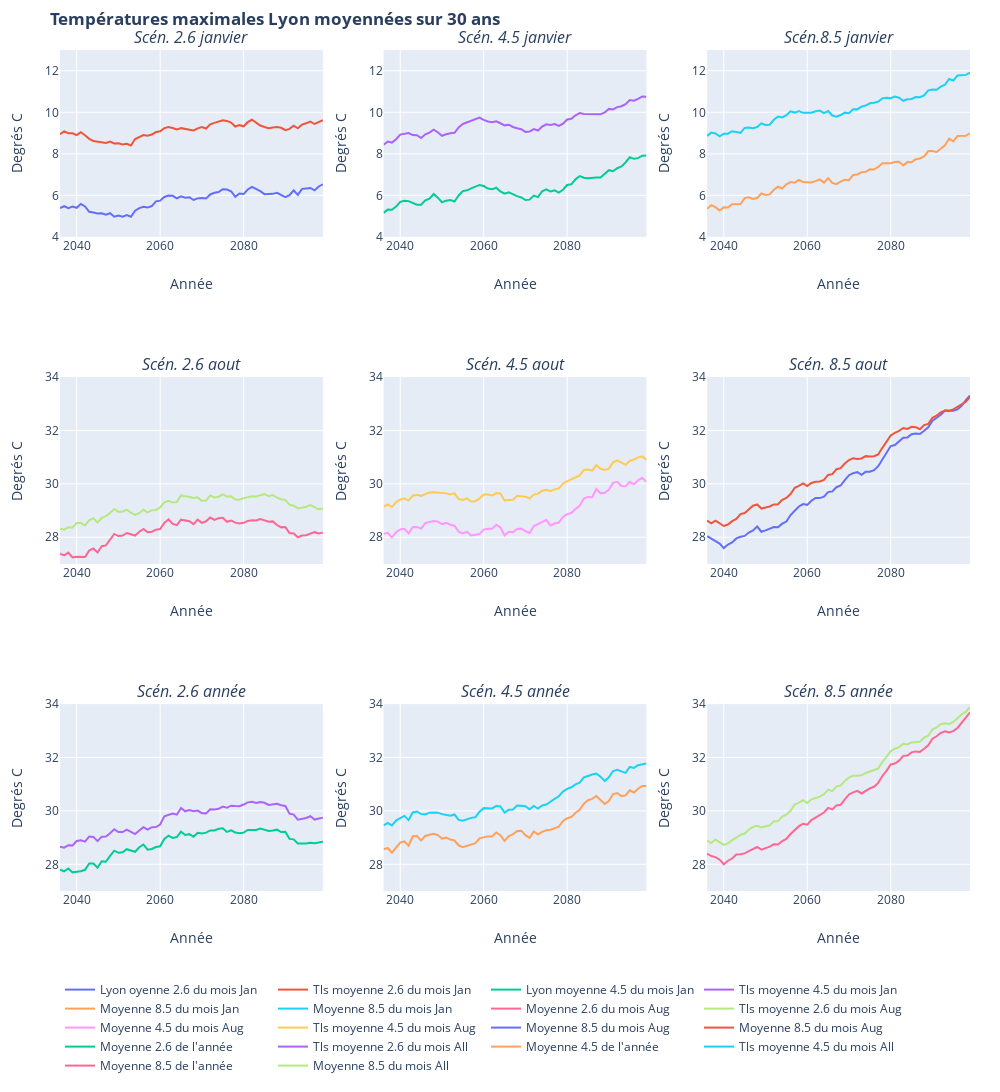

Notebook code cell kept with this figure:
### Code cell
q = 0
traceL26_0 = go.Scatter(
    x = Lyon_year[firstPlotYear:lastPlotYear],
    y = moyMAreaInterval_Lyon_26[q,:],
    name ='Lyon oyenne 2.6 du mois %s'%Lyon_month[calcMonth[q]]
)
traceT26_0 = go.Scatter(
    x = Tlse_year[firstPlotYear:lastPlotYear],
    y = moyMAreaInterval_Tlse_26[q,:],
    name ='Tls moyenne 2.6 du mois %s'%Tlse_month[calcMonth[q]]
)


traceL45_0 = go.Scatter(
    x = Lyon_year[firstPlotYear:lastPlotYear],
    y = moyMAreaInterval_Lyon_45[q,:],
    name ='Lyon moyenne 4.5 du mois %s'%Lyon_month[calcMonth[q]]
)
traceT45_0 = go.Scatter(
    x = Tlse_year[firstPlotYear:lastPlotYear],
    y = moyMAreaInterval_Tlse_45[q,:],
    name ='Tls moyenne 4.5 du mois %s'%Tlse_month[calcMonth[q]]
)


traceL85_0 = go.Scatter(
    x = Lyon_year[firstPlotYear:lastPlotYear],
    y = moyMAreaInterval_Lyon_85[q,:],
    name ='Moyenne 8.5 du mois %s'%Lyon_month[calcMonth[q]]
)
traceT85_0 = go.Scatter(
    x = Tlse_year[firstPlotYear:lastPlotYear],
    y = moyMAreaInterval_Tlse_85[q,:],
    name ='Moyenne 8.5 du mois %s'%Tlse_month[calcMonth[q]]
)


q = 1
traceL26_1 = go.Scatter(
    x = Lyon_year[firstPlotYear:lastPlotYear],
    y = moyMAreaInterval_Lyon_26[q,:],
    name ='Moyenne 2.6 du mois %s'%Lyon_month[calcMonth[q]]
)
traceT26_1 = go.Scatter(
    x = Tlse_year[firstPlotYear:lastPlotYear],
    y = moyMAreaInterval_Tlse_26[q,:],
    name ='Tls moyenne 2.6 du mois %s'%Tlse_month[calcMonth[q]]
)

traceL45_1 = go.Scatter(
    x = Lyon_year[firstPlotYear:lastPlotYear],
    y = moyMAreaInterval_Lyon_45[q,:],
    name ='Moyenne 4.5 du mois %s'%Lyon_month[calcMonth[q]]
)
traceT45_1 = go.Scatter(
    x = Tlse_year[firstPlotYear:lastPlotYear],
    y = moyMAreaInterval_Tlse_45[q,:],
    name ='Tls moyenne 4.5 du mois %s'%Tlse_month[calcMonth[q]]
)

traceL85_1 = go.Scatter(
    x = Lyon_year[firstPlotYear:lastPlotYear],
    y = moyMAreaInterval_Lyon_85[q,:],
    name ='Moyenne 8.5 du mois %s'%Lyon_month[calcMonth[q]]
)
traceT85_1 = go.Scatter(
    x = Tlse_year[firstPlotYear:lastPlotYear],
    y = moyMAreaInterval_Tlse_85[q,:],
    name ='Moyenne 8.5 du mois %s'%Tlse_month[calcMonth[q]]
)

q = 2
traceL26_2 = go.Scatter(
    x = Lyon_year[firstPlotYear:lastPlotYear],
    y = moyMAreaInterval_Lyon_26[q,:],
    name ="Moyenne 2.6 de l'année"
)
traceT26_2 = go.Scatter(
    x = Tlse_year[firstPlotYear:lastPlotYear],
    y = moyMAreaInterval_Tlse_26[q,:],
    name ='Tls moyenne 2.6 du mois %s'%Tlse_month[calcMonth[q]]
)

traceL45_2 = go.Scatter(
    x = Lyon_year[firstPlotYear:lastPlotYear],
    y = moyMAreaInterval_Lyon_45[q,:],
    name ="Moyenne 4.5 de l'année"
)
traceT45_2 = go.Scatter(
    x = Tlse_year[firstPlotYear:lastPlotYear],
    y = moyMAreaInterval_Tlse_45[q,:],
    name ='Tls moyenne 4.5 du mois %s'%Tlse_month[calcMonth[q]]
)

traceL85_2 = go.Scatter(
    x = Lyon_year[firstPlotYear:lastPlotYear],
    y = moyMAreaInterval_Lyon_85[q,:],
    name ="Moyenne 8.5 de l'année"
)
traceT85_2 = go.Scatter(
    x = Tlse_year[firstPlotYear:lastPlotYear],
    y = moyMAreaInterval_Tlse_85[q,:],
    name ='Moyenne 8.5 du mois %s'%Tlse_month[calcMonth[q]]
)

fig = subplots.make_subplots(rows=3, 
                          cols=3, 
                          subplot_titles=("<i>Scén. 2.6 janvier</i>","<i>Scén. 4.5 janvier</i>","<i>Scén.8.5 janvier</i>",
                                         "<i>Scén. 2.6 aout</i>","<i>Scén. 4.5 aout</i>","<i>Scén. 8.5 aout</i>",
                                        "<i>Scén. 2.6 année</i>","<i>Scén. 4.5 année</i>","<i>Scén. 8.5 année</i>", ))

fig.append_trace(traceL26_0, 1, 1)
fig.append_trace(traceT26_0, 1, 1)
fig.append_trace(traceL45_0, 1, 2)
fig.append_trace(traceT45_0, 1, 2)
fig.append_trace(traceL85_0, 1, 3)
fig.append_trace(traceT85_0, 1, 3)
fig.append_trace(traceL26_1, 2, 1)
fig.append_trace(traceT26_1, 2, 1)
fig.append_trace(traceL45_1, 2, 2)
fig.append_trace(traceT45_1, 2, 2)
fig.append_trace(traceL85_1, 2, 3)
fig.append_trace(traceT85_1, 2, 3)
fig.append_trace(traceL26_2, 3, 1)
fig.append_trace(traceT26_2, 3, 1)
fig.append_trace(traceL45_2, 3, 2)
fig.append_trace(traceT45_2, 3, 2)
fig.append_trace(traceL85_2, 3, 3)
fig.append_trace(traceT85_2, 3, 3)

fig.update_xaxes(title_text="Année", row=1, col=1)
fig.update_xaxes(title_text="Année", row=1, col=2)
fig.update_xaxes(title_text="Année", row=1, col=3)
fig.update_xaxes(title_text="Année", row=2, col=1)
fig.update_xaxes(title_text="Année", row=2, col=2)
fig.update_xaxes(title_text="Année", row=2, col=3)
fig.update_xaxes(title_text="Année", row=3, col=1)
fig.update_xaxes(title_text="Année", row=3, col=2)
fig.update_xaxes(title_text="Année", row=3, col=3)

fig.update_yaxes(title_text="Degrés C", range=[4, 13], row=1, col=1)
fig.update_yaxes(title_text="Degrés C", range=[4, 13], row=1, col=2)
fig.update_yaxes(title_text="Degrés C", range=[4, 13], row=1, col=3)
fig.update_yaxes(title_text="Degrés C", range=[27, 34], row=2, col=1)
fig.update_yaxes(title_text="Degrés C", range=[27, 34], row=2, col=2)
fig.update_yaxes(title_text="Degrés C", range=[27, 34], row=2, col=3)
fig.update_yaxes(title_text="Degrés C", range=[27, 34], row=3, col=1)
fig.update_yaxes(title_text="Degrés C", range=[27, 34], row=3, col=2)
fig.update_yaxes(title_text="Degrés C", range=[27, 34], row=3, col=3)

fig['layout']['margin'] = {'l': 60, 'r': 30, 'b': 50, 't': 50}
fig['layout'].update(autosize = False, height=1200, width=1000, title='<b>Températures maximales Lyon moyennées sur 30 ans<b>')

fig.update_layout(legend_orientation="h")

py.iplot(fig, filename='basic-line')
